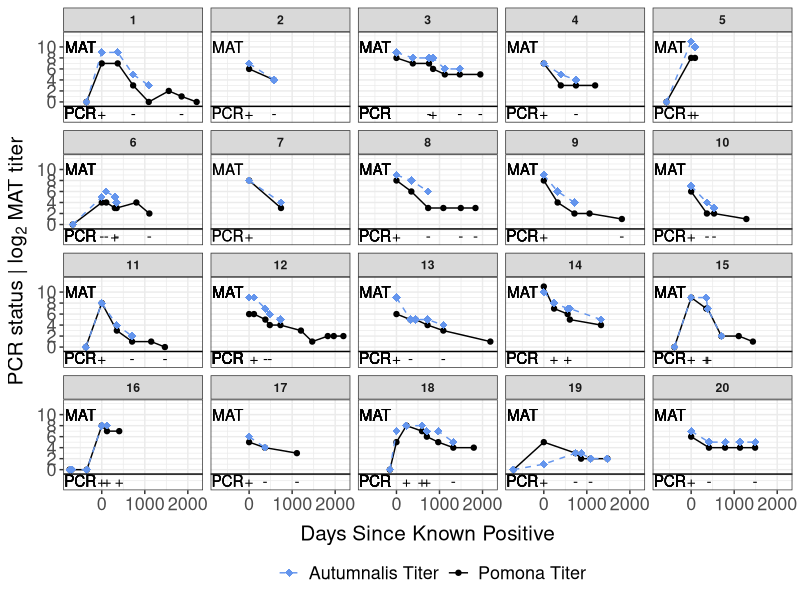
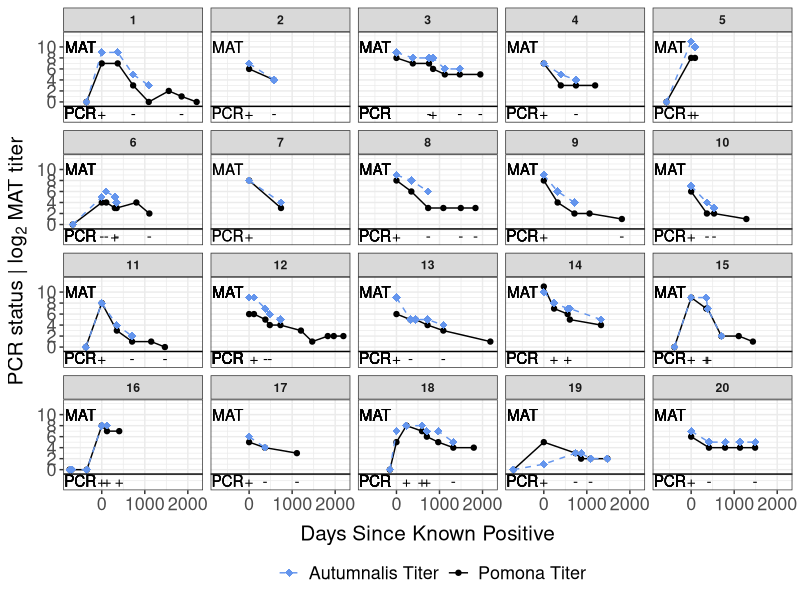

These charts were generated, in order, by the following R code:
## ---------------------------
## This code was written by: r.o. mummah
## For questions: rom5173@ucla.edu
## ---------------------------

## ---------------------------
## Objective: Create Fig S4
## Longitudinal antibody titer dynamics in Channel Island foxes
## 
## Input:
##   SheddersTiterDecline.csv
##
## Output: 
##   FigS5
##
## ---------------------------

## load packages ---------------------------
library(tidyverse)
library(magrittr)
library(readr)


## load data ---------------------------

## Confirmed Shedders Titer Decline Plots
DF <- read.csv("data/SheddersTiterDecline.csv")

## ---------------------------

new_Labels <- c("02107"="1","07478"="2","14A0D"="3","23727"="4","23850"="5","24269"="6","37531"="7","37539"="8","39031"="9","39037"="10","59843"="11","61904"="12","78624"="13","86076"="14","90599"="15","90697"="16","98205"="17","B0F3B"="18","C0D60"="19","F4A38"="20")

ggplot(DF[!is.na(DF$PomonaLevel),],aes(DaysSinceKnownPos)) + 
  geom_line(aes(y = PomonaLevel, col='Pomona'), lty = "solid") + 
  geom_point(aes(y = PomonaLevel, col='Pomona')) + 
  geom_line(aes(y = AutumnalisLevel, col='Autumnalis'), lty = "dashed") + 
  geom_point(aes(y = AutumnalisLevel, col='Autumnalis'), pch=18, cex=2.5) + 
  geom_text(aes(label = CurrentShedPN, x = DaysSinceKnownPos, y = -2)) + 
  geom_text(aes(label = "PCR", x = -500, y = -2))  + 
  geom_text(aes(label = "MAT", x = -500, y = 10)) + 
  geom_hline(aes(yintercept = -0.8), linewidth = 0.5) + 
  facet_wrap(vars(Pittag), labeller = labeller(Pittag = new_Labels)) +
  scale_y_continuous(limits = c(-3,12), breaks = c(0,2,4,6,8,10))+ 
  scale_color_manual(values = c("cornflowerblue","black"),
                     labels = c("Autumnalis Titer","Pomona Titer"), name = "") +
  labs(y = expression(paste("PCR status | ",log[2]," MAT titer")), 
       x = "Days Since Known Positive") +
  theme_bw() +
  theme(strip.text = element_text(face='bold'),
        legend.position = 'bottom',
        legend.direction = 'horizontal',
        axis.text = element_text(size = 13),
        axis.title = element_text(size = 15),
        legend.text = element_text(size = 13),
        axis.title.x = element_text(vjust = -0.5))

ggsave('figures/figS5.png', 
       width = 9, height = 8, units = 'in', dpi=600)

# End script
